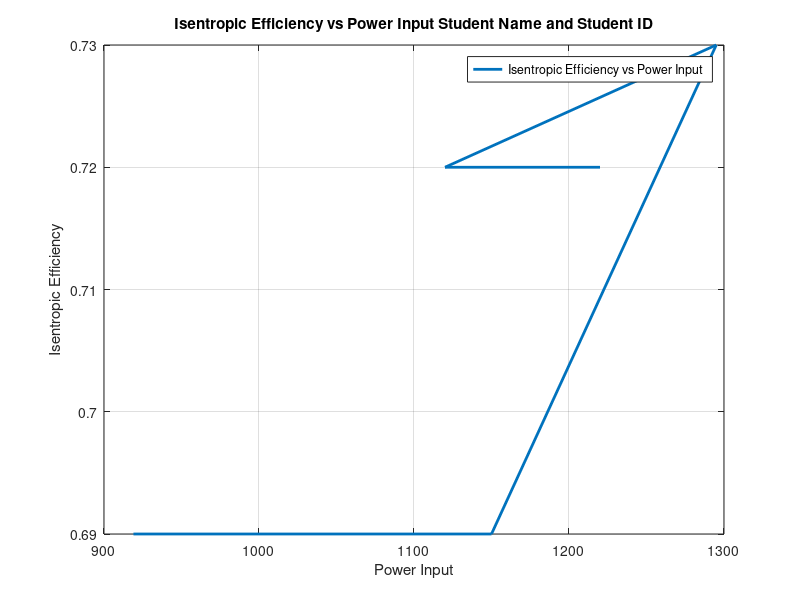

Write MATLAB code to recreate this figure.
% Thermodynmaics Lab 
% Student Name
% Student ID
% Lab 04: To Analyse the variation in Isentropic efficiency with compressor pressure ratio

% Graphs
% Draw a Graph between the Power Input and Isentropic Efficency
% Given Data
Power_Input = [919, 1150, 1295, 1120, 1220];
Isentropic_Efficiency = [0.69, 0.69, 0.73, 0.72, 0.72];

% Plotting 
plot(Power_Input, Isentropic_Efficiency, 'Linewidth', 2);

% Cutomization
xlabel ('Power Input');
ylabel ('Isentropic Efficiency');
title ('Isentropic Efficiency vs Power Input Student Name and Student ID')
legend ('Isentropic Efficiency vs Power Input');
grid on;
